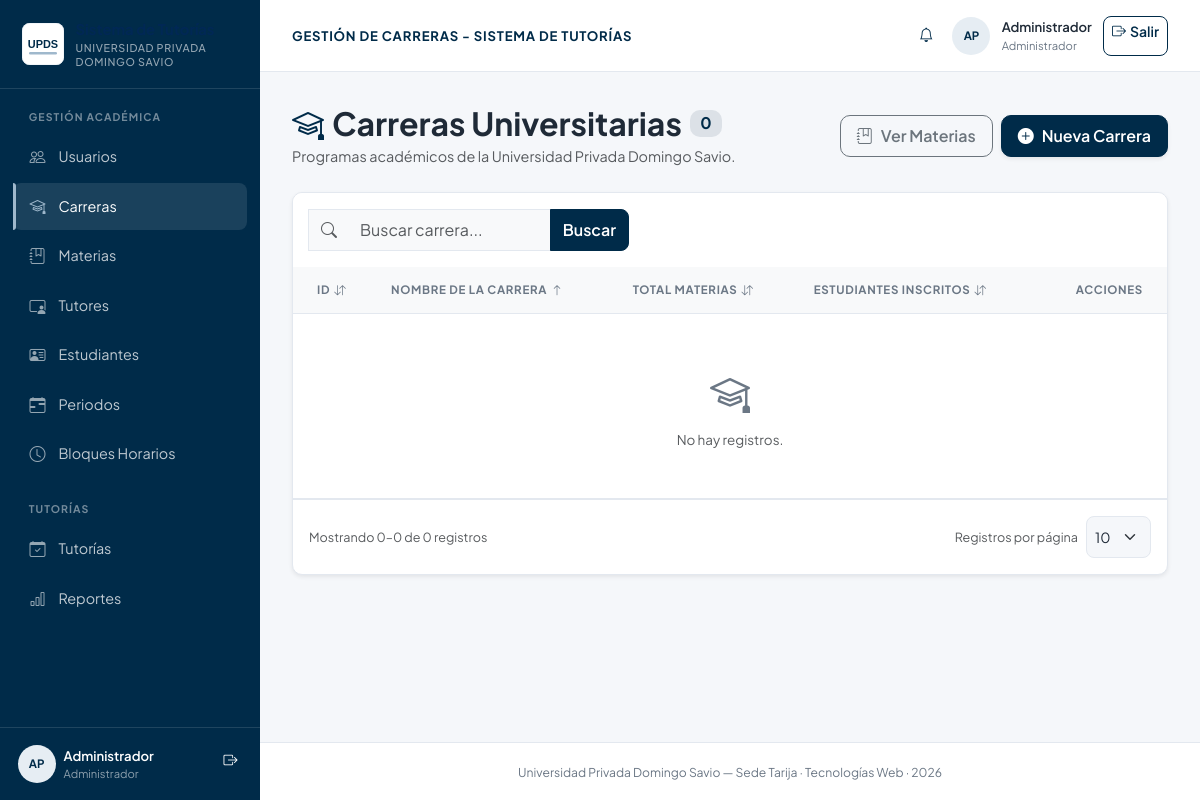
Page /controllers/carreras_listar.php (signed in) on the earlier database version.
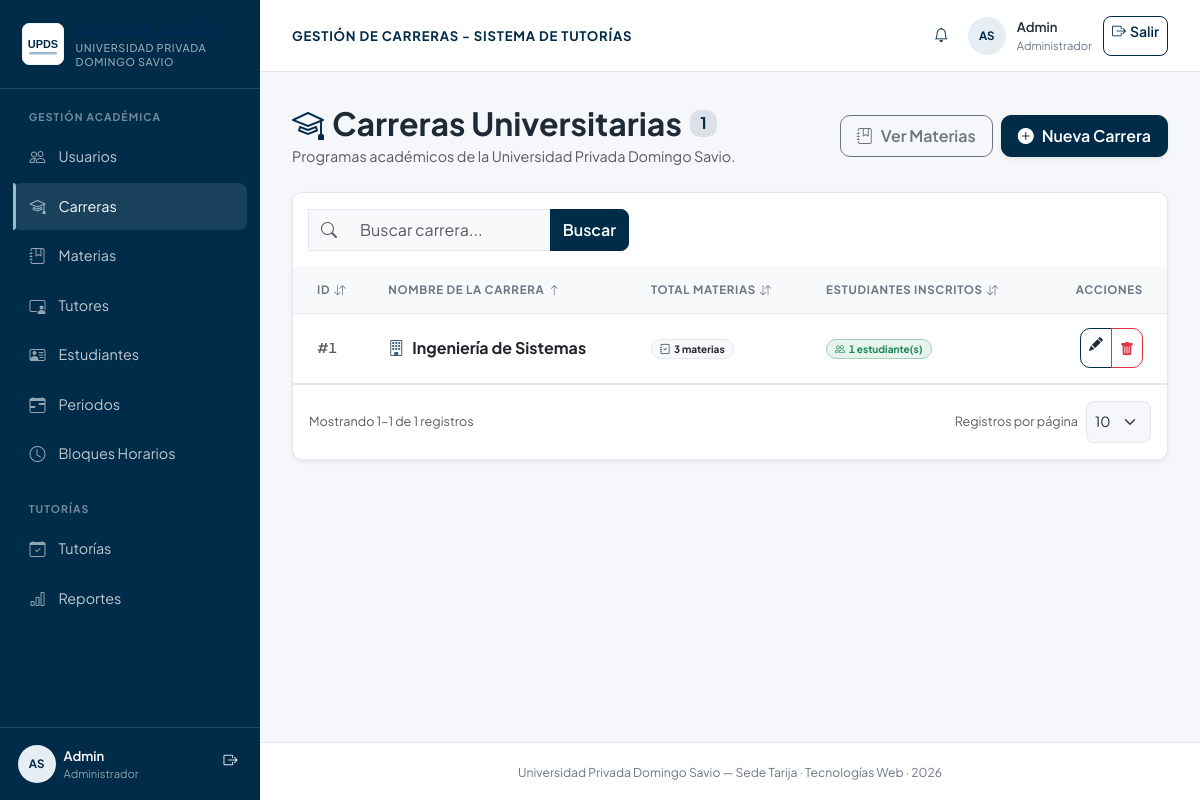
Same page on the later database version.
### tables this page shows
CREATE TABLE IF NOT EXISTS carreras (
  id_carrera INT AUTO_INCREMENT PRIMARY KEY,
  nombre_carrera VARCHAR(150) NOT NULL,
  UNIQUE KEY uq_carrera_nombre (nombre_carrera)
);

### controllers/carreras_listar.php (called while the page is built, shortened)
<?php
require_once __DIR__ . '/../config/conexion.php';
require_once __DIR__ . '/../models/CarreraModel.php';
require_once __DIR__ . '/../includes/lista_helper.php';
$carreraModel = new CarreraModel($pdo);
$ordenesPermitidos = ['id', 'nombre', 'materias', 'estudiantes'];
$ordenActual = in_array($_GET['orden'] ?? '', $ordenesPermitidos, true) ? $_GET['orden'] : 'nombre';
$dirActual = ($_GET['dir'] ?? '') === 'desc' ? 'desc' : 'asc';
$q = isset($_GET['q']) && is_scalar($_GET['q']) ? trim((string) $_GET['q']) : '';
$orden = $ordenActual;
$dir = $dirActual;
$parametrosPagina = paginacionParametros();
$totalRegistros = $carreraModel->contar($q);
$pag = paginacionCalcular($totalRegistros, $parametrosPagina);
$carreras = $carreraModel->obtenerPaginadas($q, $orden, $dir, $pag['por_pagina'], $pag['offset']);
require_once __DIR__ . '/../views/carreras/listar.php';

### models/NotificacionModel.php (called while the page is built, shortened)
<?php
class NotificacionModel
{
    private $pdo;
    public function __construct($pdo)
    {
        $this->pdo = $pdo;
    }
    public function contarNoLeidas($idUsuario)
    {
        $stmt = $this->pdo->prepare('SELECT COUNT(*) FROM notificaciones WHERE id_usuario = :id AND leida = 0');
        $stmt->execute([':id' => (int) $idUsuario]);
        return (int) $stmt->fetchColumn();
    }
}

### models/CarreraModel.php (called while the page is built, shortened)
<?php
class CarreraModel
{
    private $pdo;
    public function __construct($pdo)
    {
        $this->pdo = $pdo;
    }
    public function obtenerPaginadas($q, $orden, $dir, $limite, $offset)
    {
        $columnas = ['id' => 'c.id_carrera', 'nombre' => 'c.nombre_carrera', 'materias' => 'total_materias', 'estudiantes' => 'total_estudiantes'];
        $ordenSql = $columnas[$orden] ?? $columnas['nombre'];
        $dirSql = strtolower($dir) === 'asc' ? 'ASC' : 'DESC';
        $sql = "SELECT c.id_carrera, c.nombre_carrera,
                       (SELECT COUNT(*) FROM materias m WHERE m.id_carrera = c.id_carrera) AS total_materias,
                       (SELECT COUNT(*) FROM estudiantes e WHERE e.id_carrera = c.id_carrera) AS total_estudiantes
                FROM carreras c";
        $sql .= " ORDER BY {$ordenSql} {$dirSql} LIMIT :limite OFFSET :offset";
        $stmt = $this->pdo->prepare($sql);
        $stmt->bindValue(':limite', $limite, PDO::PARAM_INT);
        $stmt->bindValue(':offset', $offset, PDO::PARAM_INT);
        $stmt->execute();
        return $stmt->fetchAll();
    }
    public function contar($q = '')
    {
        $sql = 'SELECT COUNT(*) FROM carreras';
        $stmt = $this->pdo->prepare($q !== '' ? $sql . " WHERE nombre_carrera LIKE :q ESCAPE '\\\\'" : $sql);
        $stmt->execute();
        return (int) $stmt->fetchColumn();
    }
}

### views/carreras/listar.php (the view, shortened to what the changed rows need)
<?php
$tituloPagina = 'Gestión de Carreras - Sistema de Tutorías';
include __DIR__ . '/../layouts/header.php';
?>
<div class="d-flex flex-column flex-md-row justify-content-between align-items-start align-items-md-center mb-4 gap-3">
  <div>
    <h2 class="fw-bold mb-1 d-flex align-items-center gap-2">
      <i class="bi bi-mortarboard text-primary"></i>
      <span>Carreras Universitarias</span>
      <span class="badge bg-primary bg-opacity-10 text-primary fs-6"><?= $totalRegistros ?></span>
    </h2>
  </div>
</div>
<div class="card card-custom shadow-sm overflow-hidden">
  <div class="table-responsive">
    <table class="table table-hover align-middle mb-0">
      <thead class="table-light text-muted text-uppercase" style="font-size: 0.75rem; letter-spacing: 0.5px;">
        <tr>
          <th class="text-end pe-4">Acciones</th>
        </tr>
      </thead>
      <tbody>
        <?php foreach ($carreras as $c): ?>
          <tr>
            <td class="ps-4 text-muted fw-semibold">#<?= htmlspecialchars($c['id_carrera']) ?></td>
            <td>
              <div class="fw-bold text-dark fs-6 d-flex align-items-center gap-2">
                <i class="bi bi-building text-primary opacity-75"></i>
                <?= htmlspecialchars($c['nombre_carrera']) ?>
              </div>
            </td>
            <td>
              <span class="badge bg-light text-dark border px-2 py-1">
                <i class="bi bi-journal-check me-1 text-primary"></i><?= $c['total_materias'] ?> materias
              </span>
            </td>
            <td>
              <span class="badge bg-success bg-opacity-10 text-success border border-success-subtle px-2 py-1">
                <i class="bi bi-people me-1"></i><?= $c['total_estudiantes'] ?> estudiante(s)
              </span>
            </td>
            <td class="text-end pe-4">
              <div class="btn-group" role="group">
                <a href="carreras_editar.php?id=<?= $c['id_carrera'] ?>" class="btn btn-outline-primary btn-sm rounded-start-2" title="Editar">
                  <i class="bi bi-pencil-fill"></i>
                </a>
                <button type="button" class="btn btn-outline-danger btn-sm rounded-end-2"
                        onclick="confirmarEliminacion('carreras_eliminar.php?id=<?= $c['id_carrera'] ?>', 'Se eliminará la carrera <?= htmlspecialchars($c['nombre_carrera']) ?>.')"
                        title="Eliminar">
                  <i class="bi bi-trash-fill"></i>
                </button>
              </div>
            </td>
          </tr>
        <?php endforeach; ?>
        <?php if (empty($carreras)): ?>
          <tr>
            <td colspan="5" class="text-center py-5 text-muted">
              <i class="bi bi-mortarboard fs-1 d-block mb-2 text-secondary"></i>
              <?php if ($q !== ''): ?>
                Sin resultados para tu búsqueda. <a href="<?= urlLista(['q' => null, 'pagina' => 1]) ?>">Limpiar búsqueda</a>
              <?php else: ?>
                No hay registros.
              <?php endif; ?>
            </td>
          </tr>
        <?php endif; ?>
      </tbody>
    </table>
  </div>
  <?php include __DIR__ . '/../partials/paginacion.php'; ?>
</div>
<?php include __DIR__ . '/../layouts/footer.php'; ?>

### views/layouts/header.php (shortened to what the changed rows need)
<?php
require_once __DIR__ . '/../../includes/lista_helper.php';
require_once __DIR__ . '/../../includes/vista_helpers.php';
$rolSesion = $_SESSION['rol'] ?? '';
$nombreSesion = $_SESSION['nombre'] ?? 'Usuario';
$apellidoSesion = $_SESSION['apellido'] ?? '';
$tituloSeccion = $tituloSeccion ?? ($tituloPagina ?? 'Sistema de Tutorías');
$esEstudiante = $rolSesion === 'estudiante';
$notificacionesNoLeidas = 0;
if (!empty($_SESSION['id_usuario'])) {
    try {
        require_once __DIR__ . '/../../config/conexion.php';
        require_once __DIR__ . '/../../models/NotificacionModel.php';
        $notificacionesNoLeidas = (new NotificacionModel($pdo))->contarNoLeidas($_SESSION['id_usuario']);
    } catch (Throwable $e) {
        error_log($e->getMessage());
        $notificacionesNoLeidas = 0;
    }
}
function campanaNotificaciones($noLeidas) {
    $insignia = $noLeidas > 0
        ? '<span class="badge rounded-pill bg-danger position-absolute top-0 start-100 translate-middle" style="font-size: .6rem;">' . (int) $noLeidas . '</span>'
        : '';
    return '<a href="/controllers/notificaciones_listar.php" class="position-relative d-inline-flex align-items-center justify-content-center p-2 text-decoration-none" aria-label="Notificaciones" title="Notificaciones">'
        . '<i class="bi bi-bell" aria-hidden="true"></i>' . $insignia . '</a>';
}
?>
<!DOCTYPE html>
<html lang="es">
<head>
  <link href="https://cdn.jsdelivr.net/npm/bootstrap@5.3.3/dist/css/bootstrap.min.css" rel="stylesheet">
  <link rel="stylesheet" href="https://cdn.jsdelivr.net/npm/bootstrap-icons@1.11.3/font/bootstrap-icons.min.css">
  <link rel="stylesheet" href="/assets/css/upds-theme.css">
</head>
<body>
<?php if ($esEstudiante): ?>
  <div class="student-main">
    <nav class="navbar navbar-expand-lg student-navbar" aria-label="Navegación principal">
      <div class="container-fluid px-3 px-lg-4">
        <a class="navbar-brand d-flex align-items-center gap-2" href="/views/estudiante/panel.php">
          <img class="brand-logo" src="/assets/img/logo-upds.svg" alt="UPDS">
          <span><strong>UPDS</strong><small class="brand-campus">Sede Tarija</small></span>
        </a>
        <button class="navbar-toggler border-0" type="button" data-bs-toggle="collapse" data-bs-target="#studentNav" aria-controls="studentNav" aria-label="Abrir menú">
          <span class="navbar-toggler-icon"></span>
        </button>
        <div class="collapse navbar-collapse" id="studentNav">
          <ul class="navbar-nav me-auto mb-2 mb-lg-0">
            <li class="nav-item"><a class="nav-link <?= menuActivo('estudiante/panel') ? 'active' : '' ?>" href="/views/estudiante/panel.php"><i class="bi bi-calendar2-check me-1" aria-hidden="true"></i>Mis Tutorías</a></li>
            <li class="nav-item"><a class="nav-link <?= menuActivo('solicitar') ? 'active' : '' ?>" href="/controllers/tutorias_solicitar.php"><i class="bi bi-calendar-plus me-1" aria-hidden="true"></i>Solicitar Tutoría</a></li>
          </ul>
          <div class="topbar-user">
            <span class="text-white"><?= campanaNotificaciones($notificacionesNoLeidas) ?></span>
            <?= avatar($nombreSesion, $apellidoSesion, $rolSesion) ?>
            <div><div class="topbar-user-name"><?= htmlspecialchars($nombreSesion) ?></div><div class="topbar-user-role"><?= htmlspecialchars($rolSesion) ?></div></div>
            <a href="/controllers/logout.php" onclick="cerrarSesion(event)" class="btn btn-sm btn-outline-light"><i class="bi bi-box-arrow-right me-1" aria-hidden="true"></i>Salir</a>
          </div>
        </div>
      </div>
    </nav>
<?php else: ?>
  <div class="app-shell">
    <aside class="app-sidebar" aria-label="Navegación principal">
      <a class="sidebar-brand" href="<?= $rolSesion === 'tutor' ? '/views/tutor/panel.php' : '/controllers/usuarios_listar.php' ?>">
        <img class="brand-logo" src="/assets/img/logo-upds.svg" alt="UPDS">
        <span class="brand-name">Sistema de Tutorías<small class="brand-campus">Universidad Privada Domingo Savio</small></span>
      </a>
      <nav class="sidebar-nav">
        <?php if ($rolSesion === 'administrador'): ?>
          <div class="sidebar-section">Gestión académica</div>
          <a class="sidebar-link <?= menuActivo('usuarios') ? 'active' : '' ?>" href="/controllers/usuarios_listar.php"><i class="bi bi-people" aria-hidden="true"></i>Usuarios</a>
          <a class="sidebar-link <?= menuActivo('carreras') ? 'active' : '' ?>" href="/controllers/carreras_listar.php"><i class="bi bi-mortarboard" aria-hidden="true"></i>Carreras</a>
          <a class="sidebar-link <?= menuActivo('materias') ? 'active' : '' ?>" href="/controllers/materias_listar.php"><i class="bi bi-journal-bookmark" aria-hidden="true"></i>Materias</a>
          <a class="sidebar-link <?= menuActivo('tutores') ? 'active' : '' ?>" href="/controllers/tutores_listar.php"><i class="bi bi-person-video3" aria-hidden="true"></i>Tutores</a>
          <a class="sidebar-link <?= menuActivo('estudiantes') ? 'active' : '' ?>" href="/controllers/estudiantes_listar.php"><i class="bi bi-person-vcard" aria-hidden="true"></i>Estudiantes</a>
          <a class="sidebar-link <?= menuActivo('admin_periodos') ? 'active' : '' ?>" href="/controllers/admin_periodos.php"><i class="bi bi-calendar-range" aria-hidden="true"></i>Periodos</a>
          <a class="sidebar-link <?= menuActivo('admin_bloques') ? 'active' : '' ?>" href="/controllers/admin_bloques.php"><i class="bi bi-clock" aria-hidden="true"></i>Bloques Horarios</a>
          <div class="sidebar-section mt-4">Tutorías</div>
          <a class="sidebar-link <?= menuActivo('tutorias') ? 'active' : '' ?>" href="/controllers/tutorias_listar.php"><i class="bi bi-calendar-check" aria-hidden="true"></i>Tutorías</a>
          <a class="sidebar-link <?= menuActivo('reportes') ? 'active' : '' ?>" href="/controllers/reportes.php"><i class="bi bi-bar-chart" aria-hidden="true"></i>Reportes</a>
        <?php endif; ?>
      </nav>
      <div class="sidebar-user d-flex align-items-center gap-2">
        <?= avatar($nombreSesion, $apellidoSesion, $rolSesion) ?>
        <div class="flex-grow-1"><div class="sidebar-user-name"><?= htmlspecialchars($nombreSesion) ?></div><div class="sidebar-user-role"><?= htmlspecialchars($rolSesion) ?></div></div>
        <a href="/controllers/logout.php" onclick="cerrarSesion(event)" class="btn btn-sm btn-link text-white p-1" aria-label="Cerrar sesión" title="Cerrar sesión"><i class="bi bi-box-arrow-right" aria-hidden="true"></i></a>
      </div>
    </aside>
    <div class="app-main">
          <?= campanaNotificaciones($notificacionesNoLeidas) ?>
      <header class="app-topbar d-flex justify-content-between align-items-center">
        <div class="topbar-title"><?= htmlspecialchars($tituloSeccion) ?></div>
        <div class="topbar-user">
          <span class="text-primary"><?= campanaNotificaciones($notificacionesNoLeidas) ?></span>
          <?= avatar($nombreSesion, $apellidoSesion, $rolSesion) ?>
          <div><div class="topbar-user-name"><?= htmlspecialchars($nombreSesion) ?></div><div class="topbar-user-role"><?= htmlspecialchars($rolSesion) ?></div></div>
          <a href="/controllers/logout.php" onclick="cerrarSesion(event)" class="btn btn-sm btn-outline-primary"><i class="bi bi-box-arrow-right me-1" aria-hidden="true"></i>Salir</a>
        </div>
      </header>
<?php endif; ?>
<main class="app-content">

### includes/vista_helpers.php (shortened to what the changed rows need)
<?php
function menuActivo($fragmento)
{
    return strpos($_SERVER['PHP_SELF'] ?? '', $fragmento) !== false;
}
function avatar($nombre, $apellido = '', $rol = '')
{
    $nombre = trim((string) $nombre);
    $apellido = trim((string) $apellido);
    $iniciales = strtoupper(substr($nombre, 0, 1) . substr($apellido, 0, 1));
    $clasesRol = [
        'administrador' => 'avatar-admin',
        'tutor' => 'avatar-tutor',
        'estudiante' => 'avatar-student',
    ];
    $claseRol = $clasesRol[$rol] ?? 'avatar-default';
    return '<span class="avatar ' . $claseRol . '" aria-hidden="true">'
        . htmlspecialchars($iniciales, ENT_QUOTES, 'UTF-8') . '</span>';
}

### views/partials/paginacion.php (shortened to what the changed rows need)
<?php
$pag = $pag ?? paginacionCalcular(0, paginacionParametros());
$mostrarSelector = $mostrarSelector ?? true;
$inicio = $pag['total'] > 0 ? $pag['offset'] + 1 : 0;
$fin = min($pag['offset'] + $pag['por_pagina'], $pag['total']);
?>
<div class="d-flex flex-column flex-md-row justify-content-between align-items-md-center gap-3 p-3 border-top">
  <div class="text-muted small">
    Mostrando <?= $inicio ?>–<?= $fin ?> de <?= $pag['total'] ?> registros
  </div>
  <?php if ($mostrarSelector): ?>
    <form method="GET" class="d-flex align-items-center gap-2">
    <label for="por_pagina" class="small text-muted text-nowrap">Registros por página</label>
    <select id="por_pagina" name="por_pagina" class="form-select form-select-sm" onchange="this.form.submit()">
    </select>
    </form>
  <?php endif; ?>
</div>

Differences in the rows shown:
added carreras: id_carrera "1", nombre_carrera "Ingeniería de Sistemas", total_materias "3", total_estudiantes "1"
Other differences:
$iniciales: "AP AP" → "AS AS"
$nombreSesion: "Administrador" → "Admin"
$totalRegistros: "0" → "1"
$inicio: "0" → "1"
$fin: "0" → "1"
$pag['total']: "0" → "1"
text no longer shown: "No hay registros."
